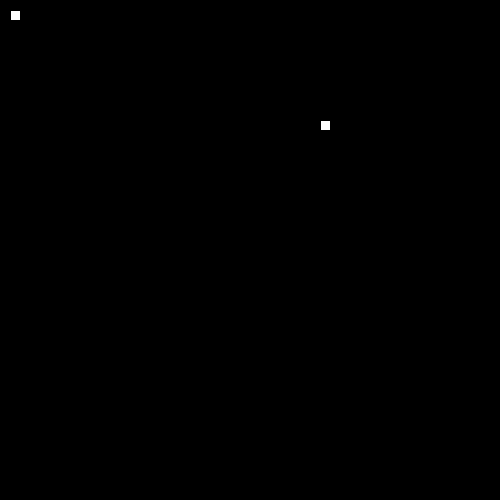
Frame 1 (no input)
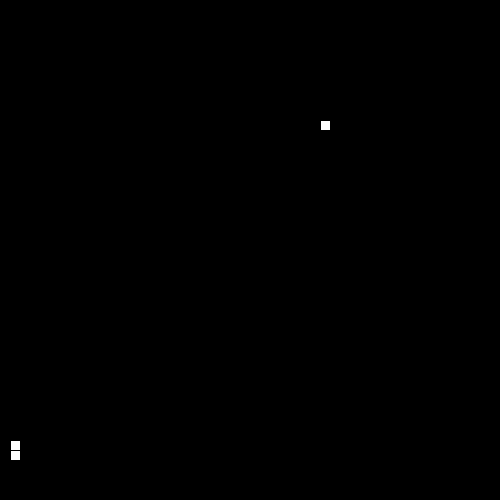
Frame 60 (the mouse pressed at the canvas centre just before this capture)
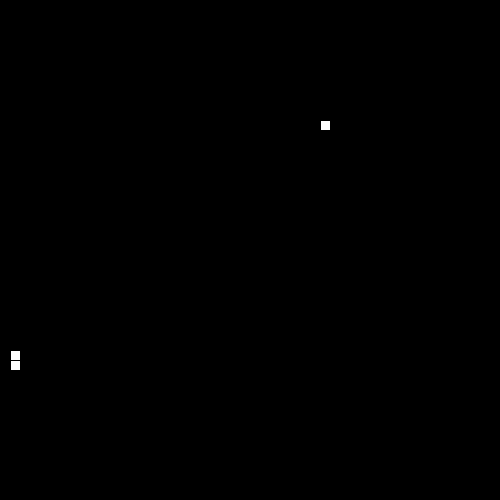
Frame 120 (the mouse held since frame 60 and released just before this capture)

The Processing sketch that drew these frames (run headless with seeded random() and noise(); from frame 60 on, the mouse is pressed at the canvas centre):

// Processing sketch: Snake
// ── Snake.pde
// 1. Follow the recipe instructions inside the Segment class.

// The Segment class will be used to represent each part of the moving snake.

class Segment {

  //2. Create x and y member variables to hold the location of each segment.
int x;
int y;
  // 3. Add a constructor with parameters to initialize each variable.
public Segment(int x, int y){
  this.x = x;
  this.y = y;
}

  // 4. Add getter and setter methods for both the x and y member variables.
  void setY(int y){
     this.y = y; 
  }
  void setX(int x){
  this.x = x;
}

int getY(){
  return y; 
}
int getX(){
  return x;
}
}
// 5. Create (but do not initialize) a Segment variable to hold the head of the Snake
Segment head;


// 6. Create and initialize a String to hold the direction of your snake e.g. "up"
String dir = "up";


// 7. Create and initialize a variable to hold how many pieces of food the snake has eaten.
// give it a value of 1 to start.
int eaten = 1;


// 8. Create and initialize foodX and foodY variables to hold the location of the food.
int foodX = ((int)random(50)*10);
int foodY = ((int)random(50)*10);
// (Hint: use the random method to set both the x and y to random locations within the screen size (500 by 500).)

//int foodX = ((int)random(50)*10);



void setup() {

  // 9. Set the size of your sketch (500 by 500).

  size(500, 500);


  // 10. initialize your head to a new segment.
  head = new Segment(10,10);

  // 11. Use the frameRate(int rate) method to set the rate to 20.
  frameRate(20);
}


void draw() {

  background(0);


  //12. Call the manageTail, drawFood, drawSnake, move, and collision methods.
  manageTail();
  drawFood();
  drawSnake();
  move();
  collision();
}


// 13. Complete the drawFood method below. (Hint: each piece of food should be a 10 by 10 rectangle).

void drawFood() {
  rect(foodX,foodY,10,10);
}


//14. Draw the snake head (use a 10 by 10 rectangle)

void drawSnake() {
rect(head.getX(),head.getY(),10,10);

  //test your code
}


// 15. Complete the move method below.

void move() {

  // 16. Using a switch statement, make your snake head move by 10 pixels in the correct direction.
  //This is an incomplete switch statement:
 
  
  switch(dir) {
   
  case "up":{
  
    // move head up here 
    head.setY(head.getY()- 10);
    break;}
  case "down":{
    head.setY(head.getY() + 10);
    
    // move head down here 
    break;}
  case "left":{
  head.setX(head.getX()-10);
   // figure it out 
    break;}
  case "right":{
  head.setX(head.getX()+10);
    // mystery code goes here 
    break;}
  }
  


  // 17. Call the checkBoundaries method to make sure the snake head doesn't go off the screen.
  checkBoundaries();
}


// 18. Complete the keyPressed method below. Use if statements to set your direction variable depending on what key is pressed.

void keyPressed() {
  if(key == CODED){
  if(keyCode ==  UP){
    //20. Make sure that the key for your current direction’s opposite doesn’t work(i.e. If you’re going up, down key shouldn’t work)
    if(!dir.equals("down")){
    
     dir = "up";
  }
  }
  
  
  else if(keyCode == DOWN){
    if(!dir.equals("up")){
    dir = "down";
    }
  }
  else if(keyCode == LEFT){
    if(!dir.equals("right")){
    dir = "left";
    }
  }
  else if(keyCode == RIGHT){
    if(!dir.equals("left")){
    dir = "right";
    }
    }
  }
}



// 19. check if your head is out of bounds (teleport your snake head to the other side).

void checkBoundaries() {
  if(head.getX()> 500){
    head.setX(0);
  }
  if(head.getX()< 0){
    head.setX(500);
  }
  if(head.getY()> 500){
    head.setY(0);
  }
  if(head.getY()< 0){
    head.setY(500);
  }
}





// 21. Complete the missing parts of the collision method below.

void collision() {
  // If the segment is colliding with a piece of food...
  if(head.getX() == foodX && head.getY() == foodY){
  eaten = eaten + 1;
  foodX = ((int)random(50)*10);
  foodY = ((int)random(50)*10);
  }
     // Increase the amount of food eaten and set foodX and foodY to new random locations.
}



/**
 
 ** Part 2: making the tail (the rest of the snake)
 
 **/

//  1. Create and initialize an ArrayList of Segments. (This will be your snake tail!)
  ArrayList<Segment> seg = new ArrayList<Segment>();

// 2. Complete the missing parts of the manageTail method below and call it in the draw method.

  void manageTail() {
  drawTail();
  checkTailCollision();
  //Call the drawTail and checkTailCollision methods.

  // Add a new Segment to your ArrayList that has the same X and Y as the head of your snake.
seg.add( new Segment(head.getX(), head.getY()));

  // To keep your tail the right length:
  // while the tail size is greater than the number of food pieces eaten, remove the first Segment in your tail.
  while(seg.size()>eaten){
    seg.remove(0);
  }
}

void drawTail() {
    // Draw a 10 by 10 rectangle for each Segment in your snake ArrayList.
    for(int i = 0; i < seg.size(); i++){
      Segment sg = seg.get(i);
      rect(sg.getX(),sg.getY(),10,10);
    }
}


// 3. Complete the missing parts of the bodyCollision method below.

void checkTailCollision() {

  // If your head has the same location as one of your segments...
   for(int i = 0; i < seg.size(); i++){
   Segment sgm = seg.get(i);
   if(head.getX() == sgm.getX()){
     if(head.getY() == sgm.getY()){
     eaten = 0;
     }
 }
 }
  // reset your food variable

  //Call this method at the beginning of your manageTail method.
}
